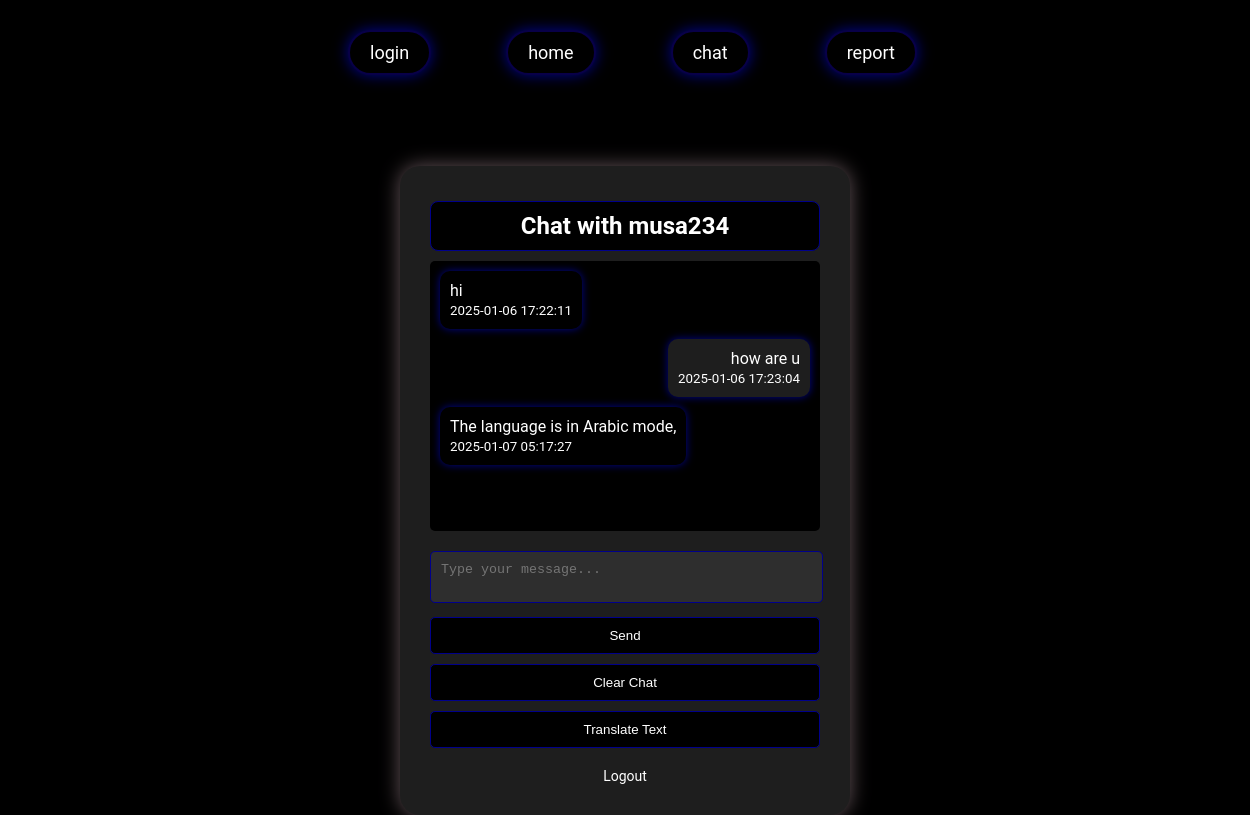
The app's page /chat.php?user=2 (signed in) with its own data.
### tables this page shows
CREATE TABLE `users` (
  `id` int(11) NOT NULL,
  `username` varchar(50) NOT NULL,
  `password` varchar(255) NOT NULL,
  `language` varchar(50) DEFAULT NULL,
  `email` varchar(100) NOT NULL
);

CREATE TABLE `messages` (
  `id` int(11) NOT NULL,
  `user_id` int(11) NOT NULL,
  `message` text NOT NULL,
  `timestamp` timestamp NOT NULL DEFAULT current_timestamp(),
  `recipient_id` int(11) NOT NULL
);

### lang_en.php (called while the page is built)
<?php
return [
    'login' => 'Login',
    'login2' => 'Login',
    'urchat'=> 'Your chats',
    'username' => 'Username',
    'password' => 'Password',
    'new_password' => 'new password',
    'reset_password' => 'Reset password',
    'go_back_to_login' => 'go back to',
    'select_language' => 'Select Language',
    'language' => 'Language',
    'signup' => 'Signup',
    'dont_have_account' => "Don't have an account?",
    'invalid_login' => 'Invalid username or password.',
    'chat_with' => 'Chat with %s',
    'type_message' => 'Type your message...',
    'send' => 'Send',
    'clear_chat' => 'Clear Chat',
    'back_to_users' => 'Back to Users',
    'logout' => 'Logout',
    'language2' => "Select Language",
    'select_user_to_chat'=> "New chat",
    'logout_confirmation'=>"Are you sure you want to logout",
    'yes'=>"Yes",
    'no'=>"No",
    'rselect_user_to_chat'=> "report from New chat",
    'rurchat'=> 'Report from your chats',
    'report_user'=>'report a user',
    'reason'=>'reason for report',
     'submit_report'=>'submit report',
      'reporting_user'=>'report',
      'report_success'=>'report submitted successfully',
      'report_fail'=>'report not submitted',
      'reported_user'=>'reported users',
      'reported_users_list'=>'Reported users',
      'reported_username'=>'  reported user name ',
      'reason'=>'reason',
      'timestamp'=>'date/time of report',
      'no_reports'=> 'no_reports',
      'reported'=>'view reported users'
];

### chat.php (the view, shortened to what this page needs)
<?php
include 'config.php';
$user_id = $_SESSION['user_id'];
$selected_user_id = isset($_GET['user']) ? $_GET['user'] : '';
$lang = isset($_SESSION['language']) ? $_SESSION['language'] : 'en';
$translations = include("lang_$lang.php");
$stmt = $conn->prepare("
    SELECT u1.username AS sender, u2.username AS recipient, m.message, m.timestamp, m.user_id
    FROM messages m
    JOIN users u1 ON m.user_id = u1.id
    JOIN users u2 ON m.recipient_id = u2.id
    WHERE (m.user_id = ? AND m.recipient_id = ?)
       OR (m.user_id = ? AND m.recipient_id = ?)
    ORDER BY m.timestamp ASC
");
$stmt->bind_param("iiii", $user_id, $selected_user_id, $selected_user_id, $user_id);
$stmt->execute();
$result = $stmt->get_result();
$stmt_recipient = $conn->prepare("SELECT username FROM users WHERE id = ?");
$stmt_recipient->bind_param("i", $selected_user_id);
$stmt_recipient->execute();
$recipient_result = $stmt_recipient->get_result();
$recipient_row = $recipient_result->fetch_assoc();
$recipient_username = $recipient_row ? $recipient_row['username'] : 'User';
?>
<!DOCTYPE html>
<html lang="<?php echo htmlspecialchars($lang); ?>">
<head>
</head>
<body>
    <div class="navbar">
        <a href="login.php">login</a>
        <a href="home.php">home</a>
        <a href="ppl.php">chat</a>
        <a href="report.php">report</a>
    </div>
    <div class="chat-container">
        <h2><?php echo htmlspecialchars(sprintf($translations['chat_with'], $recipient_username)); ?></h2>
        <div class="messages">
            <?php if ($result->num_rows > 0): ?>
                <?php while ($row = $result->fetch_assoc()): ?>
                    <div class="clearfix">
                        <?php if ($row['user_id'] == $user_id): ?>
                            <div class="message-right">
                                <?php echo nl2br(htmlspecialchars($row['message'])); ?>
                                <br>
                                <small><?php echo htmlspecialchars($row['timestamp']); ?></small>
                            </div>
                        <?php else: ?>
                            <div class="message-left">
                                <?php echo nl2br(htmlspecialchars($row['message'])); ?>
                                <br>
                                <small><?php echo htmlspecialchars($row['timestamp']); ?></small>
                            </div>
                        <?php endif; ?>
                    </div>
                <?php endwhile; ?>
            <?php else: ?>
                <p><?php echo htmlspecialchars("No messages yet.");  ?></p>
            <?php endif; ?>
        </div>
        <form action="chat.php?user=<?php echo htmlspecialchars($selected_user_id); ?>" method="POST">
            <textarea name="message" required placeholder="<?php echo htmlspecialchars($translations['type_message']); ?>"></textarea>
            <button type="submit"><?php echo htmlspecialchars($translations['send']); ?></button>
        </form>
        <form action="chat.php?user=<?php echo htmlspecialchars($selected_user_id); ?>" method="POST">
            <button type="submit" name="clear_chat"><?php echo htmlspecialchars($translations['clear_chat']); ?></button>
        </form>
<form action="chat.php?user=<?php echo htmlspecialchars($selected_user_id); ?>" method="POST">
    <button type="submit" name="translate_text"><?php echo htmlspecialchars('Translate Text'); ?></button>
</form>
        <a href="logout.php"><?php echo htmlspecialchars($translations['logout']); ?></a>
    </div>
</body>
</html>

### chat.php (style rules this page uses)
body { background-color: #000000; color: #ffffff; font-family: 'Roboto', sans-serif; display: flex; justify-content: center; align-items: center; height: 100vh; margin: 0; }
.chat-container { background-color: #1e1e1e; padding: 30px; border-radius: 20px; box-shadow: 0 0 20px rgba(125, 105, 111, 0.8); text-align: center; width: 390px; margin-top: 180px; }
h2 { margin-bottom: 10px; color: white; margin-top: 5px; padding-bottom: 10px; background:black; padding-top: 10px; border-radius: 8px; border: 1px solid darkblue; }
.navbar { display: flex; justify-content: center; padding: 10px; position: absolute; width: 100%; top: 0; left: 0; z-index: 1000; margin:20px; }
.navbar a { color: white; text-decoration: none; margin: 0 15px; font-size: 18px; padding: 10px 20px; border: 2px solid#080048 ; border-radius: 25px; transition: all 0.3s ease; box-shadow: 0 0 15px rgb(0, 5, 142); margin-right:60px; background: black; }
.messages { max-height: 500px; overflow-y: auto; text-align: left; margin-bottom: 20px; padding: 10px; background-color: black; border-radius: 5px; height: 250px; }
.message-left { text-align: left; background-color: black; border:1px ; box-shadow: 0 0 8px rgb(0, 5, 142); color: #fff; padding: 10px; border-radius: 10px; margin-bottom: 10px; max-width: 75%; word-wrap: break-word; display: inline-block; -webkit-animation: fade-in-bottom 0.8s cubic-bezier(0.390, 0.575, 0.565, 1.000) both; animation: fade-in-bottom 0.8s cubic-bezier(0.390, 0.575, 0.565, 1.000) both; }
.message-right { text-align: right; background-color:#1e1e1e ; border:1px; box-shadow: 0 0 8px rgb(0, 5, 142); color: #fff; padding: 10px; border-radius: 10px; margin-bottom: 10px; max-width: 75%; word-wrap: break-word; display: inline-block; float: right; -webkit-animation: fade-in-bottom 0.8s cubic-bezier(0.390, 0.575, 0.565, 1.000) both; animation: fade-in-bottom 0.8s cubic-bezier(0.390, 0.575, 0.565, 1.000) both; }
textarea { width: 95%; padding: 10px; border-radius: 5px; border: 1px solid darkblue; background-color: #2e2e2e; color: #ffffff; resize: none; margin-bottom: 10px; }
button { padding: 10px 20px; border-radius: 5px; border: 1px solid; background-color:black; border-color:darkblue; color: white; cursor: pointer; transition: background-color 0.3s ease, color 0.3s ease; width: 100%; margin-bottom: 10px; }
a { color: white; text-decoration: none; margin-top: 10px; display: inline-block; font-size: 14px; transition: color 0.3s ease; }
.clearfix::after { content: ""; clear: both; display: table; }

### records on screen
users: username "Chat with musa234"
messages: message "hi", timestamp "2025-01-06 17:22:11"
messages: message "how are u", timestamp "2025-01-06 17:23:04"
messages: message "The language is in Arabic mode,", timestamp "2025-01-07 05:17:27"

### other values on screen
$translations['send'] "Send"
$translations['clear_chat'] "Clear Chat"
$translations['logout'] "Logout"
